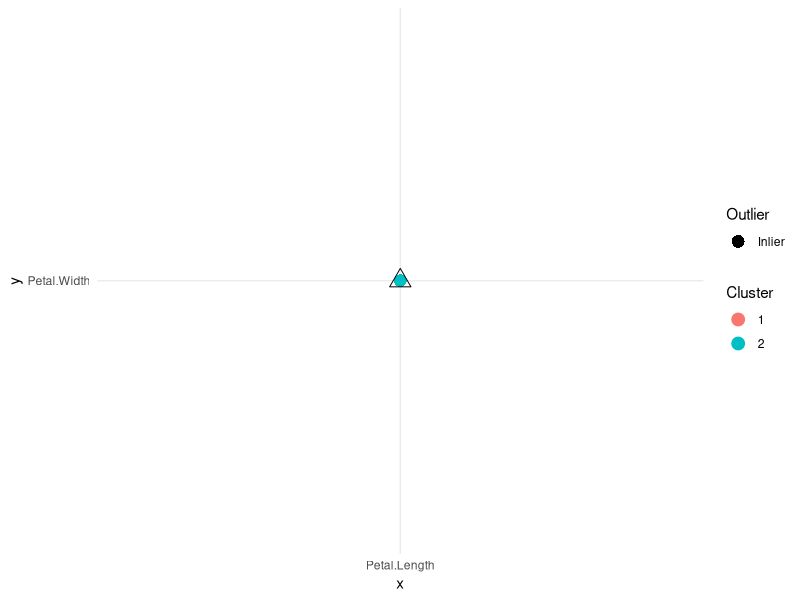

Generate this figure with R:
# Load the iris dataset
data(iris)

# Remove the "Species" column
iris_features <- iris[, 1:4]

# Set the number of clusters (k) to 3
k <- 3

# Perform k-means clustering
kmeans_result <- kmeans(iris_features, centers = k, nstart = 25)

# Get the cluster assignments for each data point
cluster_assignments <- kmeans_result$cluster

# Find the data points that are not assigned to any clusters (outliers)
outliers <- which(is.na(cluster_assignments))

# Print the indices of the outlier data points
cat("Indices of outlier data points:", outliers, "\n")

# Print the outlier data points themselves
outlier_data <- iris[outliers, ]
print(outlier_data)

#2
centroids <- kmeans_result$centers

# Display the centroids
print("Centroids of each cluster:")
print(centroids)



#3
distances <- sqrt(rowSums((t(iris_features) - t(centroids[kmeans_result$cluster, ]))^2))

# Reshape the distances into a data frame for better visualization
distances_df <- matrix(distances, nrow = nrow(iris_features), ncol = k, byrow = TRUE)
colnames(distances_df) <- paste0("Distance_to_Centroid_", 1:k)

# Add the distances data frame to the original iris data
iris_with_distances <- cbind(iris, distances_df)

# Display the distances for the first 10 data points (you can view more or all data points)
print("Distances between objects and cluster centroids:")
print(iris_with_distances[1:10, ])



#4

data(iris)

# Remove the "Species" column
iris_features <- iris[, 1:4]

# Function to calculate LOF for each data point
calculate_lof <- function(data, k) {
  distances <- as.matrix(dist(data))
  n <- nrow(data)
  lof_values <- rep(0, n)
  
  for (i in 1:n) {
    k_distances <- sort(distances[i, distances[i, ] > 0])[1:k]
    neighbors <- order(distances[i, ])[2:(k + 1)]
    reachability_distances <- pmax(k_distances, distances[neighbors, i])
    local_reachability_density <- 1 / mean(reachability_distances)
    lof_values[i] <- mean(local_reachability_density / (1 / k_distances))
  }
  
  return(lof_values)
}

# Set the number of nearest neighbors (k) for LOF calculation
k <- 5

# Compute the Local Outlier Factor (LOF) for each data point
lof_values <- calculate_lof(iris_features, k)

# Combine the LOF values with the original iris data
iris_with_lof <- cbind(iris, LOF = lof_values)

# Display the LOF values for the first 10 data points (you can view more or all data points)
print("Local Outlier Factor (LOF) values:")
print(iris_with_lof[1:10, ])


#5
# Load the required library
library(dbscan)

# Load the iris dataset
data(iris)

# Remove the "Species" column
iris_features <- iris[, 1:4]

# Compute the density-based clustering using dbscan
dbscan_result <- dbscan(iris_features, eps = 0.5, minPts = 5)

# Get the indices of the outliers (noise points) as identified by dbscan
outlier_indices <- which(dbscan_result$cluster == 0)

# Extract the outlier data points from the original iris dataset
outliers <- iris[outlier_indices, ]

# Display the top 5 outliers
print("Top 5 outliers:")
print(outliers[1:5, ])


#6
# Load the required libraries
# Load the required libraries
library(ggplot2)
library(dbscan)

# Load the iris dataset
data(iris)

# Remove the "Species" column
iris_features <- iris[, c("Petal.Length", "Petal.Width")]

# Compute the density-based clustering using dbscan
dbscan_result <- dbscan(iris_features, eps = 0.5, minPts = 5)

# Get the indices of the outliers (noise points) as identified by dbscan
outlier_indices <- which(dbscan_result$cluster == 0)

# Extract the outlier data points from the original iris dataset
outliers <- iris[outlier_indices, ]

# Add cluster and outlier information to the iris dataset
iris$Cluster <- dbscan_result$cluster
iris$IsOutlier <- ifelse(1:nrow(iris) %in% outlier_indices, "Outlier", "Inlier")

# Create a new data frame for centroids with appropriate column names
centroid_data <- data.frame(Petal.Length = dbscan_result$centers[, 1], Petal.Width = dbscan_result$centers[, 2])

# Create the plot
ggplot(iris, aes(x = "Petal.Length", y = "Petal.Width", color = factor(Cluster), shape = IsOutlier)) +
  geom_point(size = 4) +
  geom_point(data = centroid_data, aes(x = "Petal.Length", y = "Petal.Width"), color = "black", size = 5, shape = 2) +
  scale_color_discrete(name = "Cluster") +
  scale_shape_manual(name = "Outlier", values = c(16, 17)) +
  theme_minimal()
